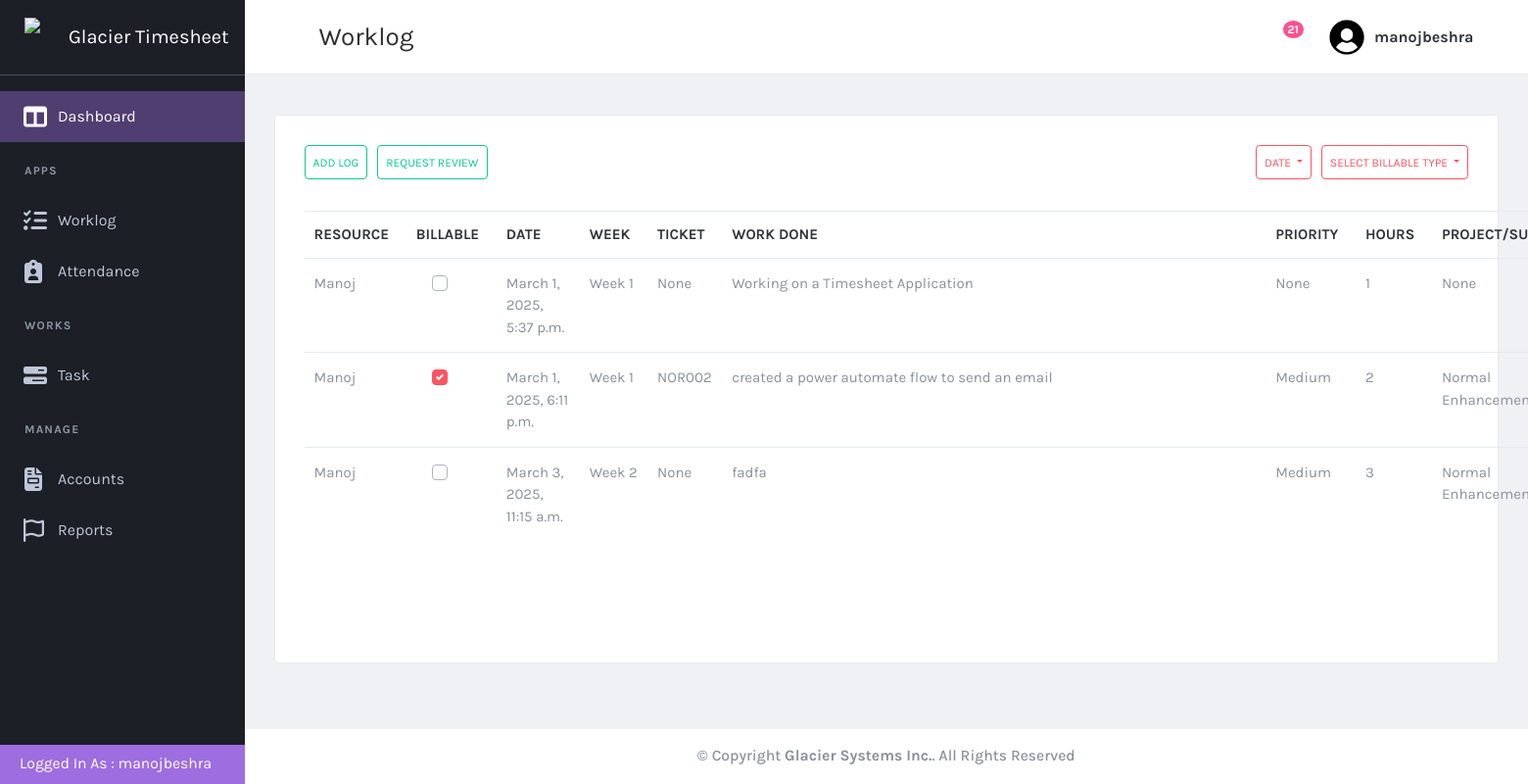
The page /worklog/worklog/ (signed in) on the database as committed earlier.
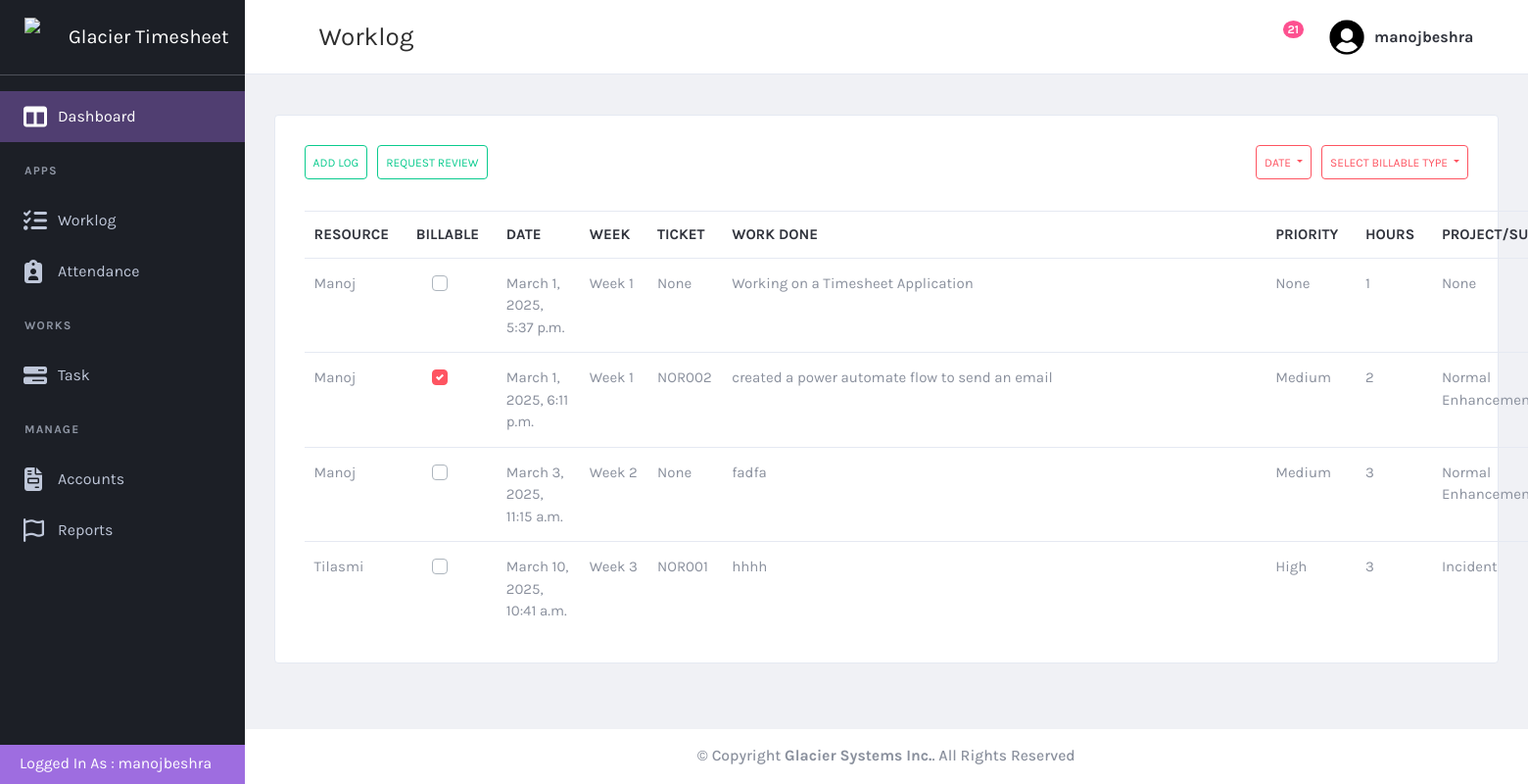
The same page on the database as committed later.
### worklog/models.py (models this page shows, shortened)
class worklog(models.Model):
    user = models.ForeignKey(User, on_delete=models.SET_NULL, null=True, blank=True)
    date = models.DateTimeField(null=True, blank=True)
    workdone = models.CharField(max_length=200, null=True, blank=True)
    project_support = models.ForeignKey(ticket_type, on_delete=models.CASCADE, null=True, blank=True, related_name="worklog_project_support")
    ticket = models.ForeignKey(ticket, on_delete=models.CASCADE, null=True, blank=True, related_name="worklog_ticket")
    hours = models.IntegerField(null=True, blank=True)
    billable = models.BooleanField(null=True, blank=True)
    note = models.CharField(max_length=200, null=True, blank=True)
    priority = models.ForeignKey(priority_type, on_delete=models.CASCADE, null=True, blank=True)
    category = models.CharField(max_length=100, blank=True)
    week = models.CharField(max_length=100, blank=True)

### task/models.py (models this page shows, shortened)
class ticket(models.Model):
    ticket_id = models.CharField(max_length = 200, null = False)
    ticket_title = models.CharField(max_length=200, null=False)
    customer = models.ForeignKey(customer, on_delete=models.CASCADE, null=True)
    ticket_type = models.ForeignKey(ticket_type, on_delete=models.CASCADE, null=True)
    date_opened = models.DateTimeField(null=True)
    priority = models.ForeignKey(priority_type, on_delete=models.CASCADE, null = True)
    assigned_to = models.ManyToManyField(User, related_name="assigned_tickets")  # Allow multiple users
    last_updated = models.DateTimeField(null=True)
    last_updated_by = models.ForeignKey(User, on_delete=models.CASCADE, null = True, related_name="last_updated_by")
    state = models.ForeignKey(state, on_delete=models.CASCADE, null=True)
    operational_notes = models.CharField(max_length=200, null=True)
    closed_date = models.DateTimeField(null=True)
    solution = models.TextField(max_length=500 )
    project = models.ForeignKey(project, on_delete=models.CASCADE, null=True)

class priority_type(models.Model):
   priority_name = models.CharField(max_length=100)

class ticket_type(models.Model):
  name = models.CharField(max_length=100, null = True)
  def __str__(self):
    return f"{self.name}"

### worklog/views.py (the view)
# urls.py: path('worklog/', views.worklog_list, name='worklog'),
@login_required
def worklog_list(request):
    worklogs = worklog.objects.all()
    priority = priority_type.objects.all()
    users = User.objects.all()
    tickets = ticket.objects.all()
    tickettype = ticket_type.objects.all()
    return render(request, 'worklog.html', {
        'worklogs': worklogs,
        'priority': priority,
        'tickets': tickets,
        'users': users,
        'tickettype': tickettype,
    })

### worklog/templates/worklog.html (shortened to what the changed rows need)
{% extends "base.html" %}
{% load static %}
{% block content %}
    <div class="content-wrapper">
        <div class="content">
            <div class="card card-default">
                <div class="card-body">
                    <table id="productsTable" class="table table-hover table-product" style="width:100%">
                    <thead>
                      <tr class="column">
                          <th>Resource&nbsp&nbsp</th>
                          <th>Billable&nbsp&nbsp</th>
                          <th class="date-header">Date&nbsp;&nbsp;</th>
                          <th>Week&nbsp&nbsp</th>
                          <th>Ticket&nbsp&nbsp</th>
                          <th class="title-column">Work Done</th>
                          <th>Priority&nbsp&nbsp</th>
                          <th>Hours&nbsp&nbsp</th>
                          <th>Project/Support&nbsp;&nbsp;&nbsp;&nbsp;</th>
                      </tr>
                    </thead>
                    <tbody>
                        {% for log in worklogs %}
                        <tr>
                            <td>{{ log.user.first_name }}</td>
                            <td align="center">
                                <div class="custom-control custom-checkbox checkbox-danger d-inline-block mr-3 mb-3">
                                </div>
                            </td>
                            <td>{{ log.date }}</td>
                            <td>{{ log.week }}</td>
                            <td>
                                {% if log.ticket %}
                                    {{ log.ticket.ticket_id }}
                                {% else %}
                                    None
                                {% endif %}
                            </td>
                            <td>{{ log.workdone }}</td>
                            <td>
                                {% if log.priority %}
                                    {{ log.priority.priority_name }}
                                {% else %}
                                    None
                                {% endif %}
                            </td>
                            <td>{{ log.hours }}</td>
                            <td>{{ log.project_support}}</td>
                        </tr>
                        {% endfor %}
                    </tbody>
                  </table>
                </div>
            </div>
        </div>
    </div>
{% endblock  %}

Rows that differ between the two databases and show on the page:
added worklog: user.first_name "Tilasmi", date "March 10, 2025, 10:41 a.m.", week "Week 3", ticket.ticket_id "NOR001", workdone "hhhh", priority.priority_name "High", hours "3", project_support "Incident"
